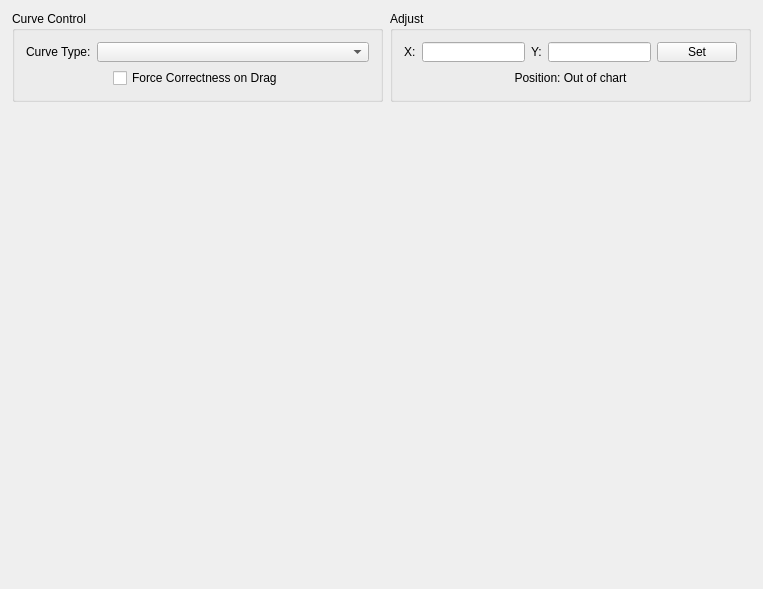
<?xml version="1.0" encoding="UTF-8"?>
<ui version="4.0">
 <class>OperateCurveClass</class>
 <widget class="QMainWindow" name="OperateCurveClass">
  <property name="geometry">
   <rect>
    <x>0</x>
    <y>0</y>
    <width>763</width>
    <height>589</height>
   </rect>
  </property>
  <property name="sizePolicy">
   <sizepolicy hsizetype="Fixed" vsizetype="Fixed">
    <horstretch>0</horstretch>
    <verstretch>0</verstretch>
   </sizepolicy>
  </property>
  <property name="minimumSize">
   <size>
    <width>763</width>
    <height>589</height>
   </size>
  </property>
  <property name="maximumSize">
   <size>
    <width>765</width>
    <height>595</height>
   </size>
  </property>
  <property name="windowTitle">
   <string>OperateCurve</string>
  </property>
  <widget class="QWidget" name="centralWidget">
   <layout class="QVBoxLayout" name="verticalLayout_6">
    <item>
     <layout class="QVBoxLayout" name="verticalLayout_5">
      <item>
       <layout class="QHBoxLayout" name="horizontalLayout_2">
        <item>
         <widget class="QGroupBox" name="groupBox">
          <property name="sizePolicy">
           <sizepolicy hsizetype="Fixed" vsizetype="Fixed">
            <horstretch>0</horstretch>
            <verstretch>0</verstretch>
           </sizepolicy>
          </property>
          <property name="minimumSize">
           <size>
            <width>371</width>
            <height>91</height>
           </size>
          </property>
          <property name="title">
           <string>Curve Control</string>
          </property>
          <layout class="QVBoxLayout" name="verticalLayout_2">
           <item>
            <layout class="QVBoxLayout" name="verticalLayout">
             <item>
              <layout class="QHBoxLayout" name="horizontalLayout">
               <item>
                <widget class="QLabel" name="label">
                 <property name="text">
                  <string>Curve Type:</string>
                 </property>
                </widget>
               </item>
               <item>
                <widget class="QComboBox" name="comboCurveType">
                 <property name="sizePolicy">
                  <sizepolicy hsizetype="Expanding" vsizetype="Fixed">
                   <horstretch>0</horstretch>
                   <verstretch>0</verstretch>
                  </sizepolicy>
                 </property>
                </widget>
               </item>
              </layout>
             </item>
             <item>
              <layout class="QHBoxLayout" name="horizontalLayout_8">
               <item>
                <spacer name="horizontalSpacer_2">
                 <property name="orientation">
                  <enum>Qt::Horizontal</enum>
                 </property>
                 <property name="sizeHint" stdset="0">
                  <size>
                   <width>40</width>
                   <height>20</height>
                  </size>
                 </property>
                </spacer>
               </item>
               <item>
                <widget class="QCheckBox" name="checkForceCorrectness">
                 <property name="text">
                  <string>Force Correctness on Drag</string>
                 </property>
                </widget>
               </item>
               <item>
                <spacer name="horizontalSpacer_3">
                 <property name="orientation">
                  <enum>Qt::Horizontal</enum>
                 </property>
                 <property name="sizeHint" stdset="0">
                  <size>
                   <width>40</width>
                   <height>20</height>
                  </size>
                 </property>
                </spacer>
               </item>
              </layout>
             </item>
            </layout>
           </item>
          </layout>
         </widget>
        </item>
        <item>
         <widget class="QGroupBox" name="groupBox_18">
          <property name="sizePolicy">
           <sizepolicy hsizetype="Fixed" vsizetype="Fixed">
            <horstretch>0</horstretch>
            <verstretch>0</verstretch>
           </sizepolicy>
          </property>
          <property name="minimumSize">
           <size>
            <width>361</width>
            <height>91</height>
           </size>
          </property>
          <property name="maximumSize">
           <size>
            <width>361</width>
            <height>91</height>
           </size>
          </property>
          <property name="title">
           <string>Adjust</string>
          </property>
          <layout class="QVBoxLayout" name="verticalLayout_4">
           <item>
            <layout class="QVBoxLayout" name="verticalLayout_3">
             <item>
              <layout class="QGridLayout" name="gridLayout_10">
               <item row="0" column="0">
                <widget class="QLabel" name="label_48">
                 <property name="text">
                  <string>X:</string>
                 </property>
                </widget>
               </item>
               <item row="0" column="1">
                <widget class="QLineEdit" name="editX">
                 <property name="sizePolicy">
                  <sizepolicy hsizetype="Expanding" vsizetype="Fixed">
                   <horstretch>0</horstretch>
                   <verstretch>0</verstretch>
                  </sizepolicy>
                 </property>
                 <property name="toolTip">
                  <string/>
                 </property>
                 <property name="text">
                  <string/>
                 </property>
                 <property name="alignment">
                  <set>Qt::AlignCenter</set>
                 </property>
                 <property name="readOnly">
                  <bool>true</bool>
                 </property>
                </widget>
               </item>
               <item row="0" column="2">
                <widget class="QLabel" name="label_49">
                 <property name="text">
                  <string>Y:</string>
                 </property>
                </widget>
               </item>
               <item row="0" column="3">
                <widget class="QLineEdit" name="editY">
                 <property name="sizePolicy">
                  <sizepolicy hsizetype="Expanding" vsizetype="Fixed">
                   <horstretch>0</horstretch>
                   <verstretch>0</verstretch>
                  </sizepolicy>
                 </property>
                 <property name="toolTip">
                  <string>Value Range:[0, 4096]</string>
                 </property>
                 <property name="text">
                  <string/>
                 </property>
                 <property name="alignment">
                  <set>Qt::AlignCenter</set>
                 </property>
                </widget>
               </item>
               <item row="0" column="4">
                <widget class="QPushButton" name="btnSetValue">
                 <property name="sizePolicy">
                  <sizepolicy hsizetype="Fixed" vsizetype="Fixed">
                   <horstretch>0</horstretch>
                   <verstretch>0</verstretch>
                  </sizepolicy>
                 </property>
                 <property name="text">
                  <string>Set</string>
                 </property>
                </widget>
               </item>
              </layout>
             </item>
             <item>
              <layout class="QHBoxLayout" name="horizontalLayout_18">
               <item>
                <spacer name="horizontalSpacer_4">
                 <property name="orientation">
                  <enum>Qt::Horizontal</enum>
                 </property>
                 <property name="sizeHint" stdset="0">
                  <size>
                   <width>40</width>
                   <height>20</height>
                  </size>
                 </property>
                </spacer>
               </item>
               <item>
                <widget class="QLabel" name="labelPosition">
                 <property name="sizePolicy">
                  <sizepolicy hsizetype="Fixed" vsizetype="Fixed">
                   <horstretch>0</horstretch>
                   <verstretch>0</verstretch>
                  </sizepolicy>
                 </property>
                 <property name="text">
                  <string>Position: Out of chart</string>
                 </property>
                 <property name="alignment">
                  <set>Qt::AlignCenter</set>
                 </property>
                </widget>
               </item>
               <item>
                <spacer name="horizontalSpacer_5">
                 <property name="orientation">
                  <enum>Qt::Horizontal</enum>
                 </property>
                 <property name="sizeHint" stdset="0">
                  <size>
                   <width>40</width>
                   <height>20</height>
                  </size>
                 </property>
                </spacer>
               </item>
              </layout>
             </item>
            </layout>
           </item>
          </layout>
         </widget>
        </item>
       </layout>
      </item>
      <item>
       <widget class="CurveChartView" name="widgetChart" native="true">
        <property name="sizePolicy">
         <sizepolicy hsizetype="Fixed" vsizetype="Fixed">
          <horstretch>0</horstretch>
          <verstretch>0</verstretch>
         </sizepolicy>
        </property>
        <property name="minimumSize">
         <size>
          <width>741</width>
          <height>471</height>
         </size>
        </property>
       </widget>
      </item>
     </layout>
    </item>
   </layout>
  </widget>
 </widget>
 <layoutdefault spacing="6" margin="11"/>
 <customwidgets>
  <customwidget>
   <class>CurveChartView</class>
   <extends>QWidget</extends>
   <header location="global">curvechartview.h</header>
   <container>1</container>
  </customwidget>
 </customwidgets>
 <resources>
  <include location="OperateCurve.qrc"/>
 </resources>
 <connections>
  <connection>
   <sender>comboCurveType</sender>
   <signal>currentIndexChanged(int)</signal>
   <receiver>OperateCurveClass</receiver>
   <slot>curve_type_combo_changed(int)</slot>
   <hints>
    <hint type="sourcelabel">
     <x>153</x>
     <y>49</y>
    </hint>
    <hint type="destinationlabel">
     <x>130</x>
     <y>4</y>
    </hint>
   </hints>
  </connection>
  <connection>
   <sender>checkForceCorrectness</sender>
   <signal>clicked(bool)</signal>
   <receiver>OperateCurveClass</receiver>
   <slot>force_correctness_on_drag_checked(bool)</slot>
   <hints>
    <hint type="sourcelabel">
     <x>200</x>
     <y>81</y>
    </hint>
    <hint type="destinationlabel">
     <x>181</x>
     <y>7</y>
    </hint>
   </hints>
  </connection>
  <connection>
   <sender>btnSetValue</sender>
   <signal>clicked()</signal>
   <receiver>OperateCurveClass</receiver>
   <slot>set_value_on_clicked()</slot>
   <hints>
    <hint type="sourcelabel">
     <x>683</x>
     <y>53</y>
    </hint>
    <hint type="destinationlabel">
     <x>640</x>
     <y>8</y>
    </hint>
   </hints>
  </connection>
 </connections>
 <slots>
  <slot>curve_type_combo_changed(int)</slot>
  <slot>force_correctness_on_drag_checked(bool)</slot>
  <slot>set_value_on_clicked()</slot>
 </slots>
</ui>
